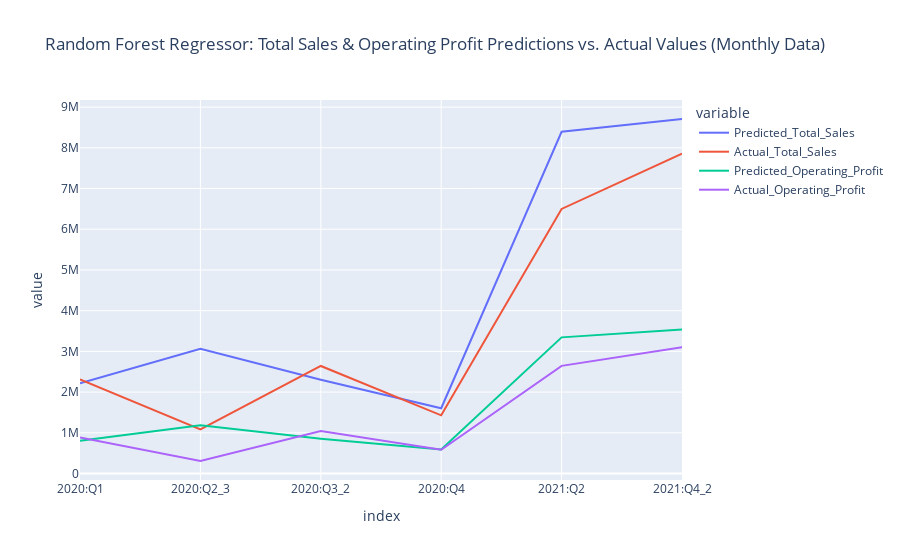

The notebook cell this image was saved under:
### Code cell
#Plot the predictions vs. the actual values
px.line(rfr_df, x=rfr_df.index, y=['Predicted_Total_Sales', 'Actual_Total_Sales', 'Predicted_Operating_Profit', 'Actual_Operating_Profit'], 
        title='Random Forest Regressor: Total Sales & Operating Profit Predictions vs. Actual Values (Monthly Data)')

### Figure 1 — Plotly figure (JSON) as saved in the notebook; plotly's stock layout.template omitted (floating-point values rounded to 4 significant figures)
{"data": [{"hovertemplate": "variable=Predicted_Total_Sales<br>index=%{x}<br>value=%{y}<extra></extra>", "legendgroup": "Predicted_Total_Sales", "line": {"color": "#636efa", "dash": "solid"}, "marker": {"symbol": "circle"}, "mode": "lines", "name": "Predicted_Total_Sales", "orientation": "v", "showlegend": true, "type": "scatter", "x": ["2020:Q1", "2020:Q2_3", "2020:Q3_2", "2020:Q4", "2021:Q2", "2021:Q4_2"], "xaxis": "x", "y": [2216000.0, 3066000.0, 2301000.0, 1603000.0, 8395000.0, 8708000.0], "yaxis": "y"}, {"hovertemplate": "variable=Actual_Total_Sales<br>index=%{x}<br>value=%{y}<extra></extra>", "legendgroup": "Actual_Total_Sales", "line": {"color": "#EF553B", "dash": "solid"}, "marker": {"symbol": "circle"}, "mode": "lines", "name": "Actual_Total_Sales", "orientation": "v", "showlegend": true, "type": "scatter", "x": ["2020:Q1", "2020:Q2_3", "2020:Q3_2", "2020:Q4", "2021:Q2", "2021:Q4_2"], "xaxis": "x", "y": [2312746, 1084194, 2641630, 1428569, 6498339, 7855000.0], "yaxis": "y"}, {"hovertemplate": "variable=Predicted_Operating_Profit<br>index=%{x}<br>value=%{y}<extra></extra>", "legendgroup": "Predicted_Operating_Profit", "line": {"color": "#00cc96", "dash": "solid"}, "marker": {"symbol": "circle"}, "mode": "lines", "name": "Predicted_Operating_Profit", "orientation": "v", "showlegend": true, "type": "scatter", "x": ["2020:Q1", "2020:Q2_3", "2020:Q3_2", "2020:Q4", "2021:Q2", "2021:Q4_2"], "xaxis": "x", "y": [804400.0, 1183000.0, 852700.0, 588000.0, 3344000.0, 3538000.0], "yaxis": "y"}, {"hovertemplate": "variable=Actual_Operating_Profit<br>index=%{x}<br>value=%{y}<extra></extra>", "legendgroup": "Actual_Operating_Profit", "line": {"color": "#ab63fa", "dash": "solid"}, "marker": {"symbol": "circle"}, "mode": "lines", "name": "Actual_Operating_Profit", "orientation": "v", "showlegend": true, "type": "scatter", "x": ["2020:Q1", "2020:Q2_3", "2020:Q3_2", "2020:Q4", "2021:Q2", "2021:Q4_2"], "xaxis": "x", "y": [883800.0, 307000.0, 1043000.0, 582300.0, 2644000.0, 3102000.0], "yaxis": "y"}], "layout": {"legend": {"title": {"text": "variable"}, "tracegroupgap": 0}, "title": {"text": "Random Forest Regressor: Total Sales & Operating Profit Predictions vs. Actual Values (Monthly Data)"}, "xaxis": {"anchor": "y", "domain": [0, 1], "title": {"text": "index"}}, "yaxis": {"anchor": "x", "domain": [0, 1], "title": {"text": "value"}}}}
